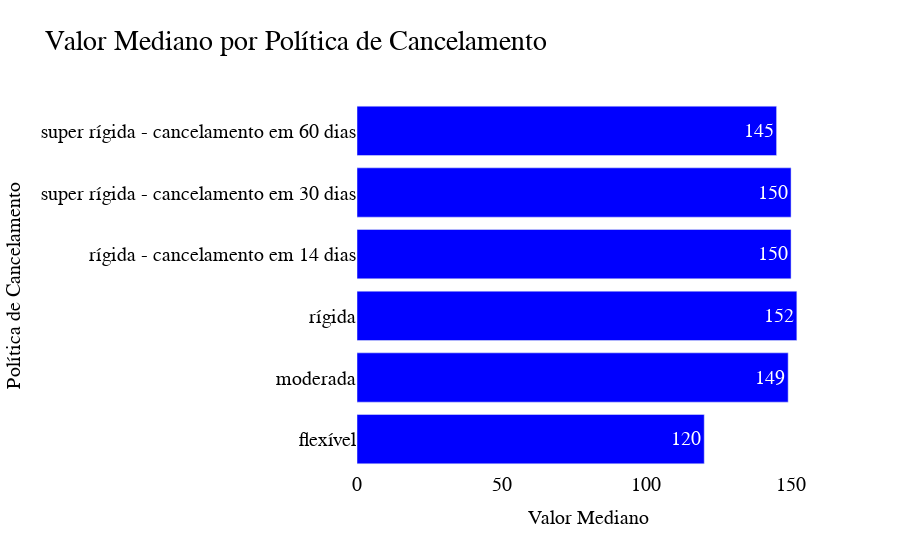

The notebook cell saved with this chart:
### Code cell
fig = px.bar(
    group_cancellation_price,  # Seu DataFrame ou dados
    y='cancellation_policy',  # Eixo x
    x='price',  # Eixo y
    title='Preço Médio por Capacidade de Acomodação',
    labels={'cancellation_policy': 'Política de Cancelamento', 'price': 'Preço Mediano'},
    # template='plotly_dark',  # Escolha um modelo de fundo
    color_discrete_sequence=['blue'],  # Escolha a cor das barras
    height=400,  # Altura do gráfico
    width=700,  # Largura do gráfico
    text_auto=True
)

fig.update_layout(
            **font_layout()
            , width=900, height=550
            , title='Valor Mediano por Política de Cancelamento'
            , xaxis_title='Valor Mediano'
            , yaxis_title='Política de Cancelamento'
        )

fig.update_xaxes(title_font=dict(size=20))
fig.update_yaxes(title_font=dict(size=20))
fig.show()

### Figure 1 — Plotly figure (JSON) as saved in the notebook; plotly's stock layout.template omitted (floating-point values rounded to 4 significant figures)
{"data": [{"alignmentgroup": "True", "hovertemplate": "Preço Mediano=%{x}<br>Política de Cancelamento=%{y}<extra></extra>", "legendgroup": "", "marker": {"color": "blue", "pattern": {"shape": ""}}, "name": "", "offsetgroup": "", "orientation": "h", "showlegend": false, "textposition": "auto", "texttemplate": "%{x}", "type": "bar", "x": [120, 149, 152, 150, 150, 145], "xaxis": "x", "y": ["flexível", "moderada", "rígida", "rígida - cancelamento em 14 dias", "super rígida - cancelamento em 30 dias", "super rígida - cancelamento em 60 dias"], "yaxis": "y"}], "layout": {"barmode": "relative", "font": {"color": "black", "family": "Times New Roman", "size": 20}, "height": 550, "legend": {"tracegroupgap": 0}, "paper_bgcolor": "rgba(0,0,0,0)", "plot_bgcolor": "rgba(0,0,0,0)", "title": {"text": "Valor Mediano por Política de Cancelamento"}, "width": 900, "xaxis": {"anchor": "y", "domain": [0, 1], "title": {"font": {"size": 20}, "text": "Valor Mediano"}}, "yaxis": {"anchor": "x", "domain": [0, 1], "title": {"font": {"size": 20}, "text": "Política de Cancelamento"}}}}
